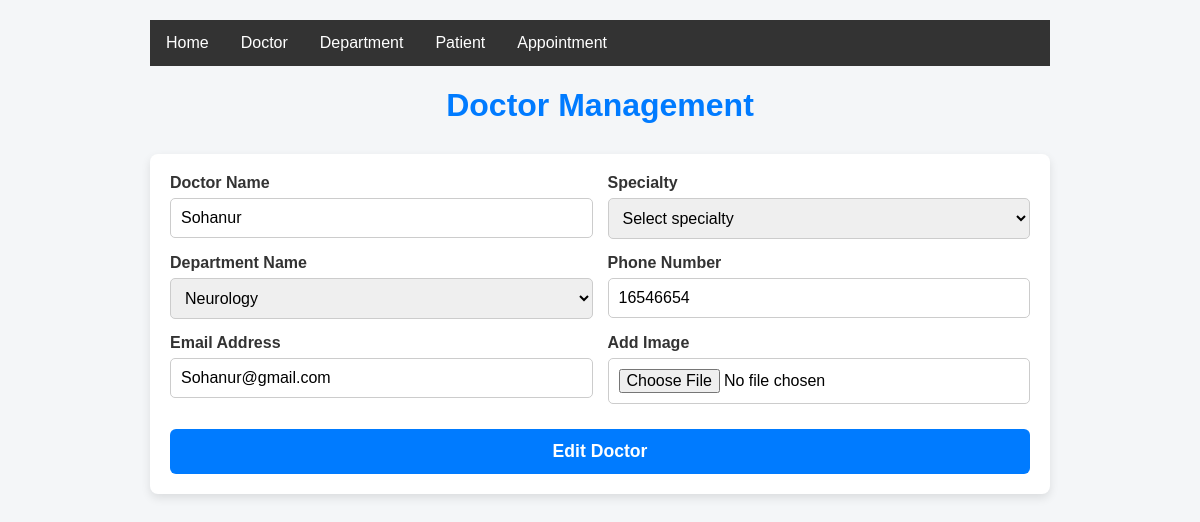
Before: /DoctoreditPage/3 with the older database file.
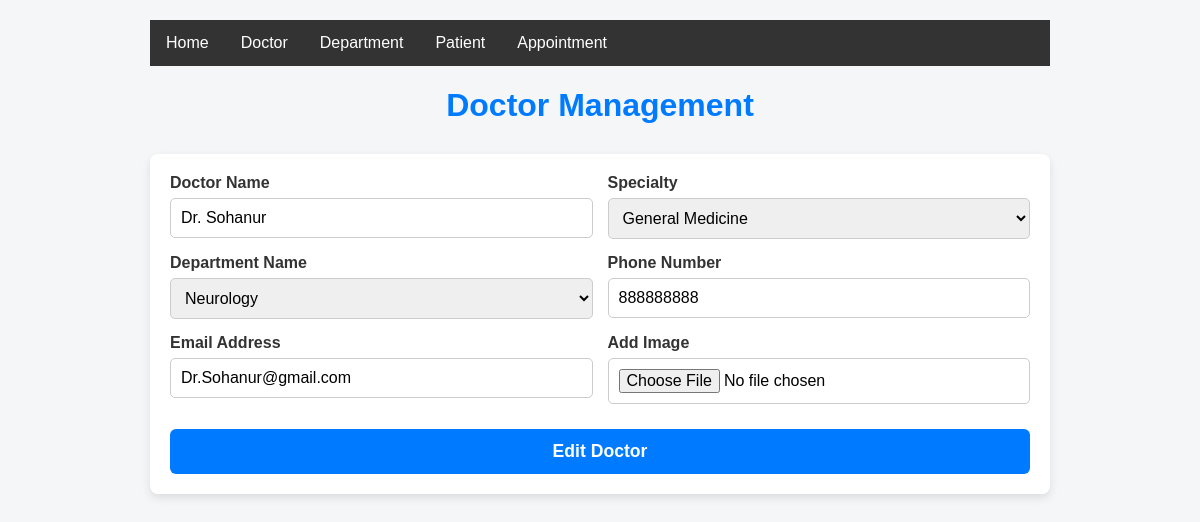
After: the same page with the newer database file.
### myApp/models.py (models this page shows, shortened)
class DoctorModel(models.Model):
    DoctorName=models.CharField(max_length=100,null=True)
    Specialization=models.CharField(max_length=100,null=True)
    phone=models.CharField(max_length=100,null=True)
    email=models.EmailField(max_length=100,null=True)
    department=models.ForeignKey(DepartmentModel,max_length=100,null=True,on_delete=models.CASCADE,related_name="my_department")
    doctor_image=models.ImageField(null=True,upload_to="Media/Doctor_Picture")

class DepartmentModel(models.Model):
    DepartmentName=models.CharField(max_length=100,null=True)
    DepartmentDescription=models.TextField(max_length=100,null=True)

### myApp/views.py (the view, shortened to what this page needs)
# urls.py: path('DoctoreditPage/<int:id>',DoctoreditPage,name="DoctoreditPage"),
def DoctoreditPage(request,id):
    departments=DepartmentModel.objects.all()
    doctor=DoctorModel.objects.get(id=id)
    context={
        'departments':departments,
        'doctor':doctor,
    }
    return render(request,"DoctoreditPage.html",context)

### Templates/DoctoreditPage.html (shortened to what this page needs)
{% extends 'base.html' %}
{% block body %}
<h1>Doctor Management</h1>
  <form method="POST" action="" enctype="multipart/form-data">
    <div>
      <label for="name">Doctor Name</label>
      <input type="text" id="name" value="{{doctor.DoctorName}}" name="name" placeholder="Enter Name" required />
    </div>
    <div>
      <label for="specialty">Specialty</label>
      <select id="specialty" name="specialty" required>
        <option value="" disabled selected>Select specialty</option>
        <option value="General Medicine" {% if doctor.Specialization == 'General Medicine' %}selected{% endif %}  >General Medicine</option>
      </select>
    </div>
     <div>
      <label for="specialty">Department Name</label>
      <select id="specialty" name="Departmet_id" required>
        {% for i in departments %}
        <option value="{{i.id}}"
        {% if doctor.department.id == i.id %}
          selected
        {% endif %}
           >{{i.DepartmentName}}</option>
        {% endfor %}
      </select>
    </div>
    <div>
      <label for="phone">Phone Number</label>
      <input type="tel" id="phone" name="phone" value="{{doctor.phone}}" placeholder="+1234567890" required />
    </div>
    <div>
      <label for="email">Email Address</label>
      <input type="email" id="email" name="email" value="{{doctor.email}}" placeholder="doctor@example.com" required />
    </div>
    <div>
      <label for="email">Add Image</label>
      <input type="file" id="email" name="new_Image" />
    </div>
    <button type="submit">Edit Doctor</button>
  </form>
{% endblock body %}

Changed rows visible on the page:
changed DoctorModel "Neurology": name "Sohanur" → "Dr. Sohanur"; specialty (not shown) → "General Medicine"; phone "16546654" → "888888888"; email "Sohanur@gmail.com" → "Dr.Sohanur@gmail.com"
Other visible differences:
form field specialty: "Select specialty" → (not shown)
